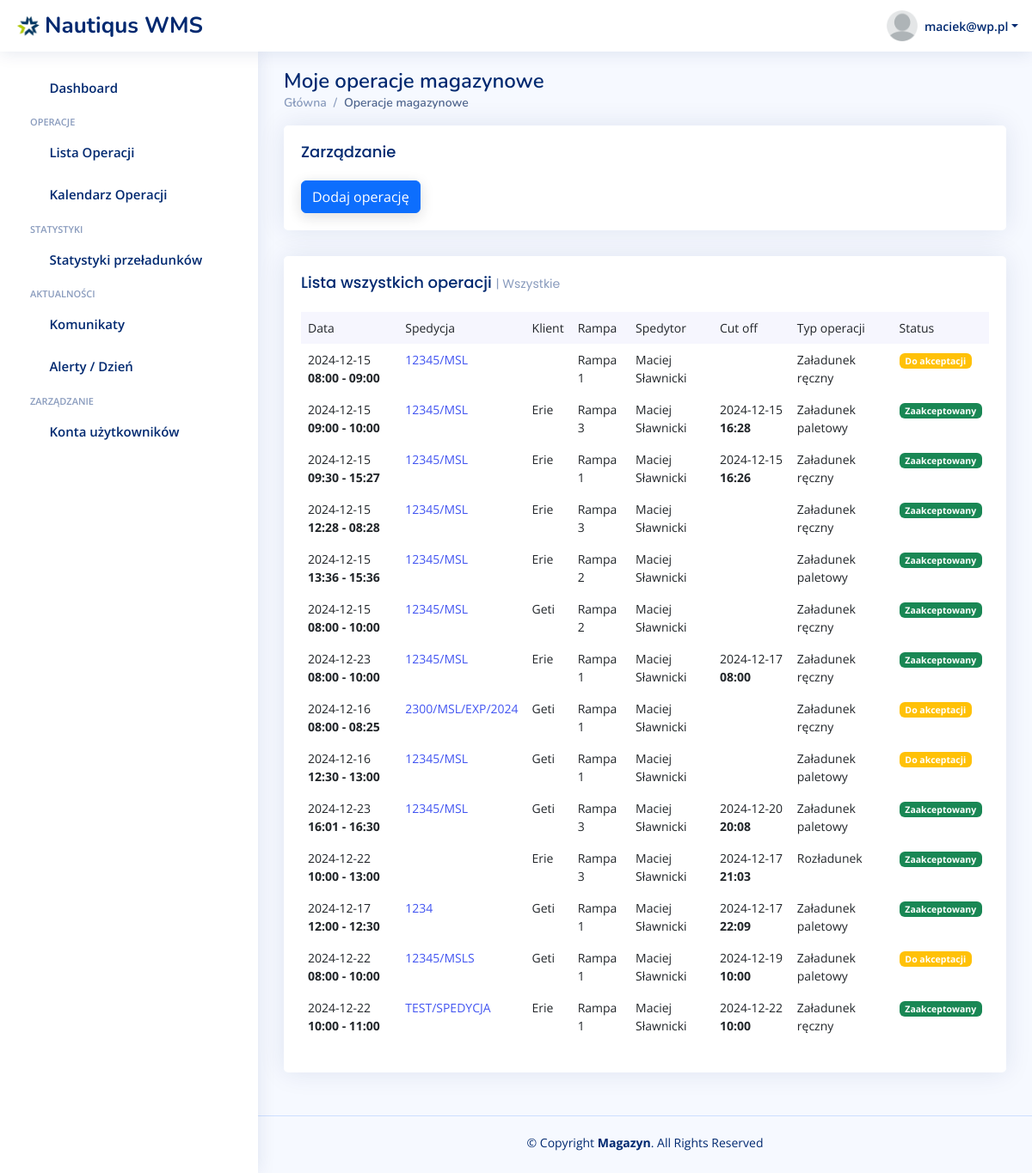
Page /operacje/moje (signed in) on the earlier database version.
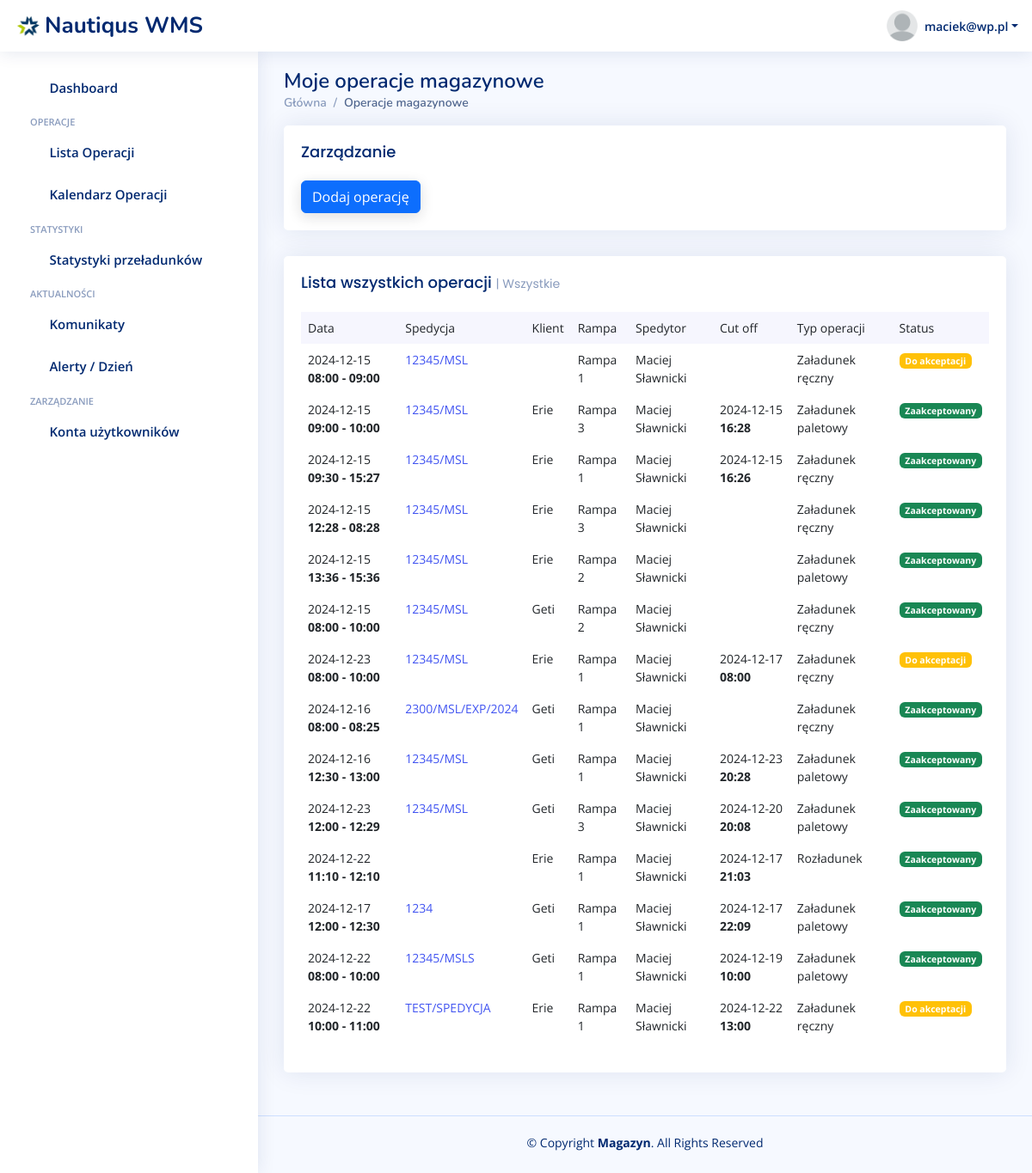
Same page on the later database version.
### warehouse/models.py (models this page shows, shortened)
class Operation(models.Model):
    OPERATION_CHOICES = [
        ('pallets_loading', 'Załadunek paletowy'),
        ('manual_loading', 'Załadunek ręczny'),
        ('unloading', 'Rozładunek'),
    ]
    RAMP_CHOICES = [
        ('ramp1', 'Rampa 1'),
        ('ramp2', 'Rampa 2'),
        ('ramp3', 'Rampa 3'),
    ]
    STATUS_CHOICES = [
        ('pending', 'Do akceptacji'),
        ('accepted', 'Zaakceptowany'),
    ]
    CUSTOMER_CHOICES = [
        ('erie', 'Erie'),
        ('laktopol', 'Laktopol'),
        ('geti', 'Geti'),
        ('huzar', 'Huzar'),
    ]
    user = models.ForeignKey(
        CustomUser,  # Odwołanie do wbudowanego modelu użytkownika
        on_delete=models.CASCADE,  # Usunięcie użytkownika usuwa jego instancje
        related_name='created_objects',  # Opcjonalnie: alias do odwołania
        verbose_name='Utworzone przez'
    )
    start_time = models.DateTimeField()
    end_time = models.DateTimeField()
    cut_off = models.DateTimeField(blank=True, null=True)
    operation_type = models.CharField(
        max_length=15,
        choices=OPERATION_CHOICES,
        default='loading',
        verbose_name="Typ operacji"
    )
    ramp_number = models.CharField(
        max_length=15,
        choices=RAMP_CHOICES,
        default='ramp1',
        verbose_name="Numer rampy"
    )
    status = models.CharField(
        max_length=15,
        choices=STATUS_CHOICES,
        default='pending',
        verbose_name="Status"
    )
    spedition_number = models.CharField(max_length=15)
    customer = models.CharField(
        max_length=20,
        choices=CUSTOMER_CHOICES,
        verbose_name="Klient"
    )

### warehouse/views.py (the view)
# urls.py: path('operacje/moje', views.my_operations, name='my_operations'),
@login_required
def my_operations(request):
    context = {'operations_future': Operation.objects.filter(start_time__date__gte=datetime.now().strftime("%Y-%m-%d"), user=request.user),
               'operations_all': Operation.objects.filter(user=request.user)
               }
    return render(request, 'warehouse/my-operations.html', context)

### warehouse/templates/warehouse/my-operations.html (shortened to what the changed rows need)
{% extends 'base.html' %}
{% load static %}
{% static "" as staticUrl %}
{% block content %}
<main id="main" class="main">
    <div class="pagetitle">
        <h1>Moje operacje magazynowe</h1>
    </div>
    <section class="section dashboard">
        <div class="row">
            <div class="col-lg-12">
            <div class="col-lg-12">
                <div class="row">
                    <div class="col-12">
                        <div class="card recent-sales overflow-auto">
                            <div class="card-body">
                                <table class="table table-borderless datatable">
                                    <thead>
                                    <tr>
                                        <th scope="col">Data</th>
                                        <th scope="col">Spedycja</th>
                                        <th scope="col">Klient</th>
                                        <th scope="col">Rampa</th>
                                        <th scope="col">Spedytor</th>
                                        <th scope="col">Cut off</th>
                                        <th scope="col">Typ operacji</th>
                                        <th scope="col">Status</th>
                                    </tr>
                                    </thead>
                                    <tbody>
                                    {% for operation in operations_all %}
                                    <tr>
                                        <th scope="row">{{ operation.start_time|date:"Y-m-d" }} <b> {{ operation.start_time|date:"H:i" }} - {{ operation.end_time|date:"H:i" }}</b></th>
                                        <td><a href="/operacje/{{ operation.pk }}">{{ operation.spedition_number }}</a></td>
                                        <td>{{ operation.get_customer_display }}</td>
                                        <td>{{ operation.get_ramp_number_display }}</td>
                                        <td>Maciej Sławnicki</td>
                                        <th scope="row">{{ operation.cut_off|date:"Y-m-d" }} <b> {{ operation.cut_off|date:"H:i" }}</b></th>
                                        <td>{{ operation.get_operation_type_display }}</td>
                                        <td><span class="badge
                                            {% if operation.status == 'pending' %}bg-warning
                                            {% elif operation.status == 'accepted' %}bg-success
                                            {% endif %}">
                                            {{ operation.get_status_display }}
                                        </span></td>
                                    </tr>
                                    {% endfor %}
                                    </tbody>
                                </table>
                            </div>
                        </div>
                    </div>
                </div>
            </div>
            </div>
        </div>
    </section>
</main>
{% endblock %}

Differences in the rows shown:
changed Operation (number 7 of 14 on the later page): status "Zaakceptowany" → "Do akceptacji"
changed Operation "2300/MSL/EXP/2024": status "Do akceptacji" → "Zaakceptowany"
changed Operation (number 9 of 14 on the later page): cut_off (not shown) → "2024-12-23"; cut_off (not shown) → "20:28"; status "Do akceptacji" → "Zaakceptowany"
changed Operation (number 10 of 14 on the later page): start_time "16:01" → "12:00"; end_time "16:30" → "12:29"
changed Operation "Rozładunek": start_time "10:00" → "11:10"; end_time "13:00" → "12:10"; ramp_number "Rampa 3" → "Rampa 1"
changed Operation "12345/MSLS": status "Do akceptacji" → "Zaakceptowany"
changed Operation "TEST/SPEDYCJA": cut_off "10:00" → "13:00"; status "Zaakceptowany" → "Do akceptacji"
